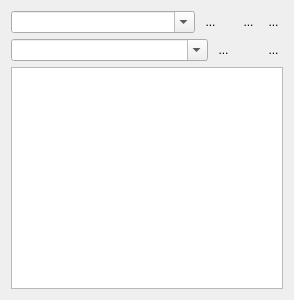
<?xml version="1.0" encoding="UTF-8"?>
<ui version="4.0">
 <class>FileExplorer</class>
 <widget class="QWidget" name="FileExplorer">
  <property name="geometry">
   <rect>
    <x>0</x>
    <y>0</y>
    <width>294</width>
    <height>300</height>
   </rect>
  </property>
  <property name="windowTitle">
   <string>File Explorer</string>
  </property>
  <layout class="QVBoxLayout" name="verticalLayout">
   <item>
    <layout class="QHBoxLayout" name="horizontalLayout_2">
     <item>
      <widget class="QComboBox" name="cbFilter">
       <property name="statusTip">
        <string>List of filters to apply to the files (separated by ; without spaces)</string>
       </property>
       <property name="editable">
        <bool>true</bool>
       </property>
       <property name="insertPolicy">
        <enum>QComboBox::InsertAlphabetically</enum>
       </property>
       <property name="text" stdset="0">
        <string>*.*</string>
       </property>
      </widget>
     </item>
     <item>
      <widget class="QToolButton" name="tbClearFilter">
       <property name="sizePolicy">
        <sizepolicy hsizetype="Fixed" vsizetype="Preferred">
         <horstretch>0</horstretch>
         <verstretch>0</verstretch>
        </sizepolicy>
       </property>
       <property name="toolTip">
        <string>Clear filter</string>
       </property>
       <property name="statusTip">
        <string>Disable filters and show all the files</string>
       </property>
       <property name="styleSheet">
        <string notr="true">QToolButton {
border: none;
}

QToolButton:hover, QToolButton:on  {
border: 1px solid rgb(200,200,200);
}</string>
       </property>
       <property name="text">
        <string>...</string>
       </property>
       <property name="icon">
        <iconset resource="../ressources.qrc">
         <normaloff>:/explorer/remove.png</normaloff>:/explorer/remove.png</iconset>
       </property>
      </widget>
     </item>
     <item>
      <spacer name="horizontalSpacer_3">
       <property name="orientation">
        <enum>Qt::Horizontal</enum>
       </property>
       <property name="sizeType">
        <enum>QSizePolicy::Fixed</enum>
       </property>
       <property name="sizeHint" stdset="0">
        <size>
         <width>13</width>
         <height>20</height>
        </size>
       </property>
      </spacer>
     </item>
     <item>
      <widget class="QToolButton" name="tbSynchReq">
       <property name="sizePolicy">
        <sizepolicy hsizetype="Fixed" vsizetype="Preferred">
         <horstretch>0</horstretch>
         <verstretch>0</verstretch>
        </sizepolicy>
       </property>
       <property name="toolTip">
        <string>Jump to current file</string>
       </property>
       <property name="statusTip">
        <string>Jump to the current file</string>
       </property>
       <property name="styleSheet">
        <string notr="true">QToolButton {
border: none;
}

QToolButton:hover, QToolButton:on  {
border: 1px solid rgb(200,200,200);
}</string>
       </property>
       <property name="text">
        <string>...</string>
       </property>
       <property name="icon">
        <iconset resource="../ressources.qrc">
         <normaloff>:/explorer/view-tree.png</normaloff>:/explorer/view-tree.png</iconset>
       </property>
      </widget>
     </item>
     <item>
      <widget class="QToolButton" name="tbSynch">
       <property name="sizePolicy">
        <sizepolicy hsizetype="Fixed" vsizetype="Preferred">
         <horstretch>0</horstretch>
         <verstretch>0</verstretch>
        </sizepolicy>
       </property>
       <property name="toolTip">
        <string>Synchronize with tabs</string>
       </property>
       <property name="statusTip">
        <string>Automatically change the path when current tab has been changed</string>
       </property>
       <property name="styleSheet">
        <string notr="true">QToolButton {
border: none;
}

QToolButton:hover, QToolButton:on  {
border: 1px solid rgb(128,128,128);
}</string>
       </property>
       <property name="text">
        <string>...</string>
       </property>
       <property name="icon">
        <iconset resource="../ressources.qrc">
         <normaloff>:/explorer/synchronize.png</normaloff>:/explorer/synchronize.png</iconset>
       </property>
       <property name="checkable">
        <bool>true</bool>
       </property>
      </widget>
     </item>
    </layout>
   </item>
   <item>
    <layout class="QHBoxLayout" name="horizontalLayout">
     <item>
      <widget class="QComboBox" name="cbDir">
       <property name="statusTip">
        <string>Open directory</string>
       </property>
       <property name="editable">
        <bool>true</bool>
       </property>
       <property name="insertPolicy">
        <enum>QComboBox::InsertAlphabetically</enum>
       </property>
       <property name="sizeAdjustPolicy">
        <enum>QComboBox::AdjustToMinimumContentsLength</enum>
       </property>
      </widget>
     </item>
     <item>
      <widget class="QToolButton" name="tbRoot">
       <property name="toolTip">
        <string>Go root</string>
       </property>
       <property name="statusTip">
        <string>Go to the root directory (Ctrl+Home)</string>
       </property>
       <property name="styleSheet">
        <string notr="true">QToolButton {
border: none;
}

QToolButton:hover, QToolButton:on  {
border: 1px solid rgb(200,200,200);
}</string>
       </property>
       <property name="text">
        <string>...</string>
       </property>
       <property name="icon">
        <iconset resource="../ressources.qrc">
         <normaloff>:/explorer/browse-root.png</normaloff>:/explorer/browse-root.png</iconset>
       </property>
      </widget>
     </item>
     <item>
      <widget class="QToolButton" name="tbUp">
       <property name="toolTip">
        <string>Go up</string>
       </property>
       <property name="statusTip">
        <string>Navigate one directory up (Backspace)</string>
       </property>
       <property name="styleSheet">
        <string notr="true">QToolButton {
border: none;
}

QToolButton:hover, QToolButton:on  {
border: 1px solid rgb(200,200,200);
}</string>
       </property>
       <property name="text">
        <string/>
       </property>
       <property name="icon">
        <iconset resource="../ressources.qrc">
         <normaloff>:/explorer/browse-up.png</normaloff>:/explorer/browse-up.png</iconset>
       </property>
      </widget>
     </item>
     <item>
      <widget class="QToolButton" name="tbOpenDir">
       <property name="sizePolicy">
        <sizepolicy hsizetype="Fixed" vsizetype="Preferred">
         <horstretch>0</horstretch>
         <verstretch>0</verstretch>
        </sizepolicy>
       </property>
       <property name="toolTip">
        <string>Open directory</string>
       </property>
       <property name="statusTip">
        <string>Choose a directory to go to</string>
       </property>
       <property name="styleSheet">
        <string notr="true">QToolButton {
border: none;
}

QToolButton:hover, QToolButton:on  {
border: 1px solid rgb(200,200,200);
}</string>
       </property>
       <property name="text">
        <string>...</string>
       </property>
       <property name="icon">
        <iconset resource="../ressources.qrc">
         <normaloff>:/explorer/folder.png</normaloff>:/explorer/folder.png</iconset>
       </property>
      </widget>
     </item>
    </layout>
   </item>
   <item>
    <widget class="QListView" name="lvDirs">
     <property name="sizePolicy">
      <sizepolicy hsizetype="Expanding" vsizetype="Expanding">
       <horstretch>0</horstretch>
       <verstretch>0</verstretch>
      </sizepolicy>
     </property>
     <property name="contextMenuPolicy">
      <enum>Qt::ActionsContextMenu</enum>
     </property>
     <property name="autoScroll">
      <bool>true</bool>
     </property>
     <property name="editTriggers">
      <set>QAbstractItemView::DoubleClicked</set>
     </property>
     <property name="showDropIndicator" stdset="0">
      <bool>false</bool>
     </property>
     <property name="textElideMode">
      <enum>Qt::ElideMiddle</enum>
     </property>
     <property name="rootIsDecorated" stdset="0">
      <bool>true</bool>
     </property>
     <property name="uniformRowHeights" stdset="0">
      <bool>true</bool>
     </property>
     <property name="allColumnsShowFocus" stdset="0">
      <bool>true</bool>
     </property>
    </widget>
   </item>
  </layout>
  <action name="actionCopyPath">
   <property name="text">
    <string>Copy path</string>
   </property>
   <property name="toolTip">
    <string>Copy current item's path to clipboard</string>
   </property>
   <property name="shortcut">
    <string>Ctrl+C</string>
   </property>
   <property name="shortcutContext">
    <enum>Qt::WidgetShortcut</enum>
   </property>
  </action>
  <action name="actionCopyName">
   <property name="text">
    <string>Copy name</string>
   </property>
   <property name="toolTip">
    <string>Copy current item's name to clipboard</string>
   </property>
   <property name="shortcut">
    <string>Ctrl+Shift+C</string>
   </property>
   <property name="shortcutContext">
    <enum>Qt::WidgetShortcut</enum>
   </property>
  </action>
  <action name="actionOpen">
   <property name="text">
    <string>Open</string>
   </property>
   <property name="toolTip">
    <string>Open current item</string>
   </property>
   <property name="shortcut">
    <string>Return</string>
   </property>
   <property name="shortcutContext">
    <enum>Qt::WidgetShortcut</enum>
   </property>
  </action>
 </widget>
 <resources>
  <include location="../ressources.qrc"/>
 </resources>
 <connections>
  <connection>
   <sender>tbClearFilter</sender>
   <signal>clicked()</signal>
   <receiver>cbFilter</receiver>
   <slot>clearEditText()</slot>
   <hints>
    <hint type="sourcelabel">
     <x>206</x>
     <y>21</y>
    </hint>
    <hint type="destinationlabel">
     <x>106</x>
     <y>19</y>
    </hint>
   </hints>
  </connection>
 </connections>
</ui>
